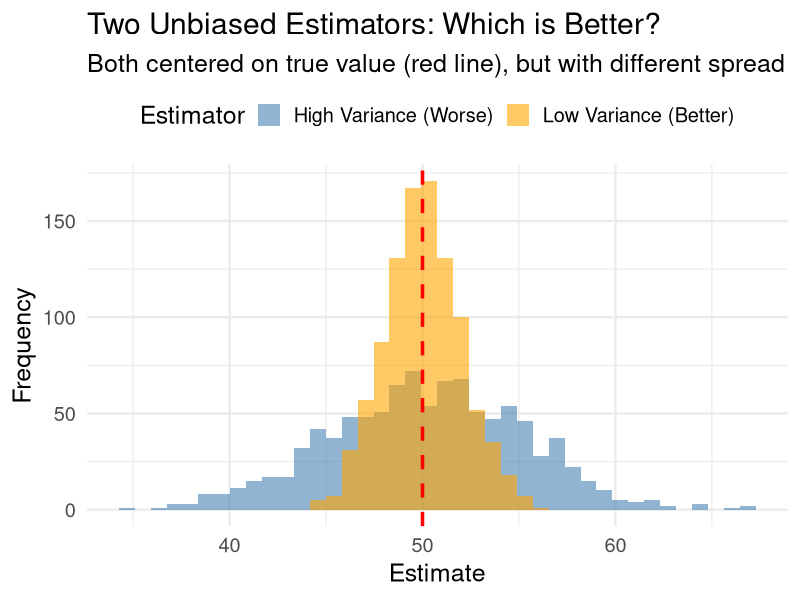
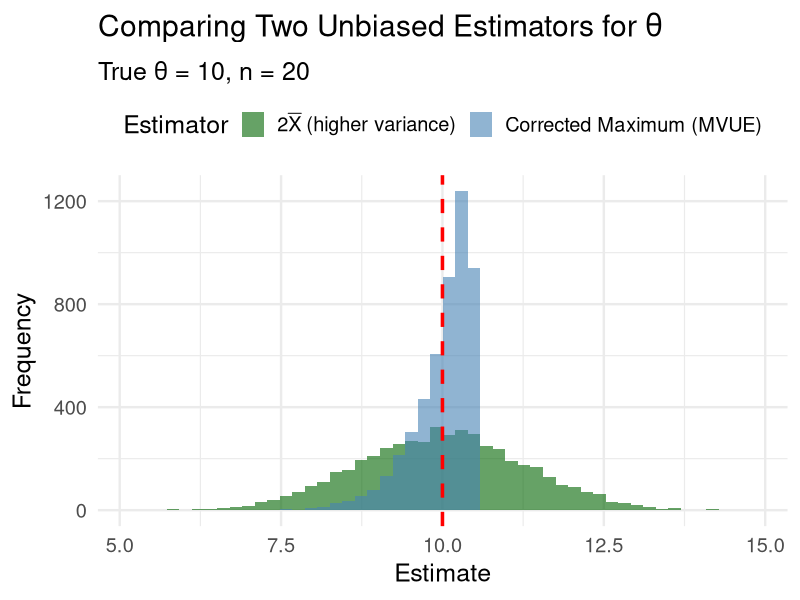
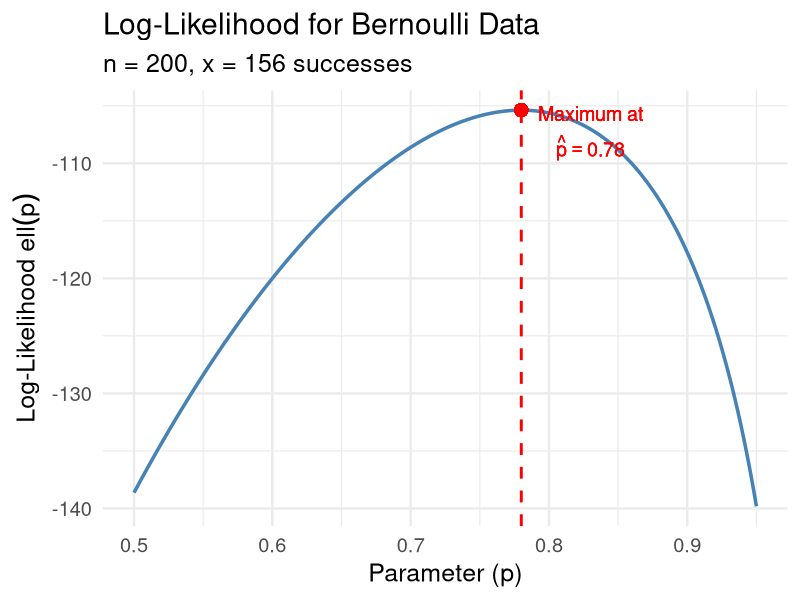
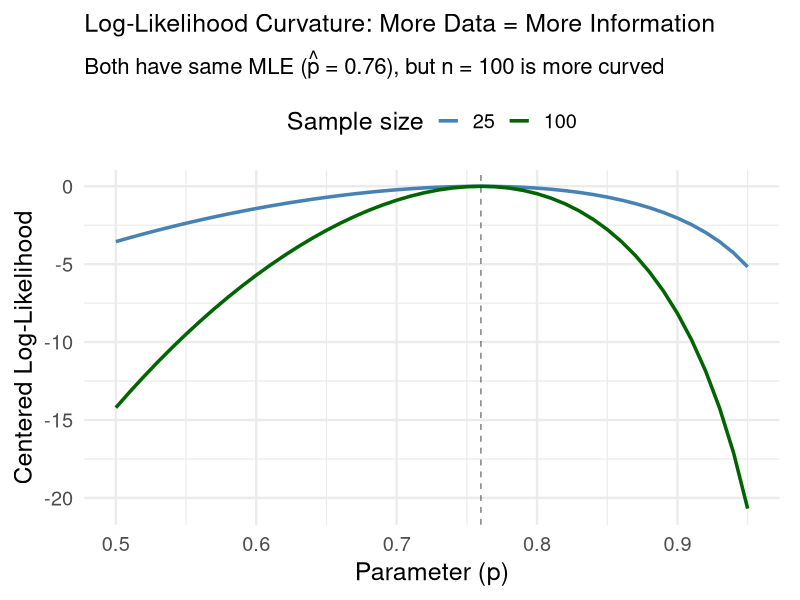
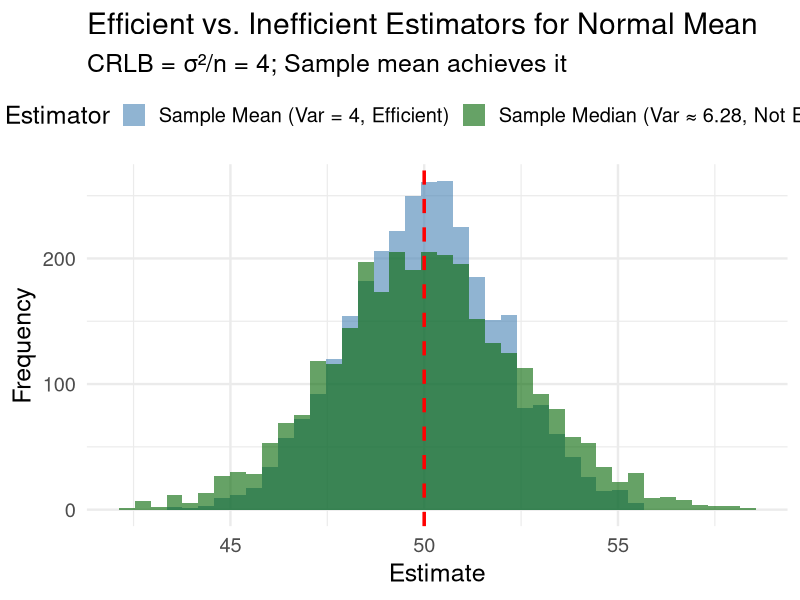

The R source for these figures, in order:
## ---- chunk 1
#| label: setup
#| include: false
library(tidyverse)
set.seed(42)
theme_set(theme_minimal(base_size = 18))
## ---- chunk 2
# Suppose 15 out of 20 patients respond
n <- 20; x <- 15
p_hat_A <- x / n
p_hat_B <- (x + 1) / (n + 2)
cat("Researcher A's estimate:", p_hat_A, "\n")
cat("Researcher B's estimate:", p_hat_B)
## ---- chunk 3
#| echo: false
#| fig-height: 5
set.seed(123)
true_mu <- 50

comparison_data <- tibble(
  estimator = rep(c("Low Variance (Better)", "High Variance (Worse)"), each = 1000),
  estimate = c(
    rnorm(1000, true_mu, 2),
    rnorm(1000, true_mu, 5)
  )
)

comparison_data |> 
  ggplot(aes(x = estimate, fill = estimator)) +
  geom_histogram(bins = 40, alpha = 0.6, position = "identity") +
  geom_vline(xintercept = true_mu, color = "red", linetype = "dashed", linewidth = 1.2) +
  labs(title = "Two Unbiased Estimators: Which is Better?",
       subtitle = "Both centered on true value (red line), but with different spread",
       x = "Estimate", y = "Frequency", fill = "Estimator") +
  scale_fill_manual(values = c("steelblue", "orange")) +
  theme(legend.position = "top")
## ---- chunk 4
#| code-line-numbers: "|1-3|5-12|14-19"
theta <- 10  # True upper bound
n <- 20
n_sims <- 5000

# Simulate both estimators
uniform_sim <- tibble(sim = 1:n_sims) |> 
  mutate(
    data = map(sim, \(s) runif(n, 0, theta)),
    theta_hat_1 = map_dbl(data, \(d) 2 * mean(d)),
    theta_hat_2 = map_dbl(data, \(d) (n + 1) / n * max(d))
  )

# Compare variances
uniform_sim |> 
  summarize(
    `Var(2*X̄)` = var(theta_hat_1),
    `Var(corrected max)` = var(theta_hat_2),
    `Theoretical Var(2*X̄)` = theta^2 / (3 * n),
    `Theoretical Var(corrected max)` = theta^2 / (n * (n + 2))
  ) |> 
  pivot_longer(everything()) |> 
  mutate(value = round(value, 4))
## ---- chunk 5
#| echo: false
#| fig-height: 5
uniform_sim |> 
  select(theta_hat_1, theta_hat_2) |> 
  pivot_longer(everything(), names_to = "Estimator", values_to = "Estimate") |> 
  mutate(Estimator = case_when(
    Estimator == "theta_hat_1" ~ "theta_hat_1",
    Estimator == "theta_hat_2" ~ "theta_hat_2"
  )) |> 
  ggplot(aes(x = Estimate, fill = Estimator)) +
  geom_histogram(bins = 50, alpha = 0.6, position = "identity") +
  geom_vline(xintercept = theta, color = "red", linetype = "dashed", linewidth = 1.2) +
  labs(title = expression(paste("Comparing Two Unbiased Estimators for ", theta)),
       subtitle = str_glue("True θ = {theta}, n = {n}"),
       x = "Estimate", y = "Frequency") +
  scale_fill_manual(
    values = c("theta_hat_1" = "darkgreen", "theta_hat_2" = "steelblue"),
    labels = c(
      "theta_hat_1" = expression(2*bar(X)~"(higher variance)"),
      "theta_hat_2" = expression("Corrected Maximum (MVUE)")
    )
  ) +
  theme(legend.position = "top")
## ---- chunk 6
#| echo: false
#| fig-height: 5
n <- 200
x <- 156

log_lik_data <- tibble(
  p = seq(0.5, 0.95, by = 0.001),
  log_likelihood = x * log(p) + (n - x) * log(1 - p)
)

mle_p <- x / n

# Calculate second derivative at MLE for curvature illustration
log_lik_data |> 
  ggplot(aes(x = p, y = log_likelihood)) +
  geom_line(color = "steelblue", linewidth = 1.2) +
  geom_vline(xintercept = mle_p, color = "red", linetype = "dashed", linewidth = 1) +
  geom_point(aes(x = mle_p, y = x * log(mle_p) + (n - x) * log(1 - mle_p)), 
             color = "red", size = 4) +
  labs(title = "Log-Likelihood for Bernoulli Data",
       subtitle = str_glue("n = {n}, x = {x} successes"),
       x = "Parameter (p)", 
       y = expression("Log-Likelihood "*ell(p))) +
  annotate("text", x = mle_p + 0.05, y = x * log(mle_p) + (n - x) * log(1 - mle_p) - 2,
           label = bquote(atop("Maximum at", hat(p) == .(mle_p))), 
           color = "red", size = 5, parse = FALSE)
## ---- chunk 7
#| echo: false
# Compare curvature for different sample sizes
bind_rows(
  tibble(n = 25, y = 19, p = seq(0.5, 0.95, 0.01)) |> 
    mutate(log_lik = y * log(p) + (n - y) * log(1 - p) - (y * log(y/n) + (n-y) * log(1-y/n))),
  tibble(n = 100, y = 76, p = seq(0.5, 0.95, 0.01)) |> 
    mutate(log_lik = y * log(p) + (n - y) * log(1 - p) - (y * log(y/n) + (n-y) * log(1-y/n)))
) |> 
  ggplot(aes(x = p, y = log_lik, color = factor(n))) +
  geom_line(linewidth = 1.2) +
  geom_vline(xintercept = 0.76, linetype = "dashed", alpha = 0.5) +
  labs(title = "Log-Likelihood Curvature: More Data = More Information",
       subtitle = expression("Both have same MLE ("*hat(p)*" = 0.76), but n = 100 is more curved"),
       x = "Parameter (p)", y = "Centered Log-Likelihood",
       color = "Sample size") +
  scale_color_manual(values = c("steelblue", "darkgreen")) +
  theme(legend.position = "top",
        plot.title = element_text(size = 18),
        plot.subtitle = element_text(size = 16),
        plot.margin = margin(10, 15, 10, 10))
## ---- chunk 8
#| echo: false
#| fig-height: 5
set.seed(123)
true_mu <- 50
sigma <- 10
n <- 25
n_sims <- 3000

# Compare sample mean (efficient) to sample median (inefficient)
efficiency_sim <- tibble(sim = 1:n_sims) |> 
  mutate(
    data = map(sim, \(s) rnorm(n, true_mu, sigma)),
    sample_mean = map_dbl(data, mean),
    sample_median = map_dbl(data, median)
  )

# Theoretical variances
var_mean <- sigma^2 / n  # = CRLB
var_median <- (pi/2) * sigma^2 / n  # approximately

efficiency_sim |> 
  select(sample_mean, sample_median) |> 
  pivot_longer(everything(), names_to = "Estimator", values_to = "Estimate") |> 
  mutate(Estimator = case_when(
    Estimator == "sample_mean" ~ str_glue("Sample Mean (Var = {round(var_mean, 2)}, Efficient)"),
    Estimator == "sample_median" ~ str_glue("Sample Median (Var ≈ {round(var_median, 2)}, Not Efficient)")
  )) |> 
  ggplot(aes(x = Estimate, fill = Estimator)) +
  geom_histogram(bins = 40, alpha = 0.6, position = "identity") +
  geom_vline(xintercept = true_mu, color = "red", linetype = "dashed", linewidth = 1.2) +
  labs(title = "Efficient vs. Inefficient Estimators for Normal Mean",
       subtitle = str_glue("CRLB = σ²/n = {round(var_mean, 2)}; Sample mean achieves it"),
       x = "Estimate", y = "Frequency") +
  scale_fill_manual(values = c("steelblue", "darkgreen")) +
  theme(legend.position = "top")
## ---- chunk 9
n <- 30
sigma_sq <- 100

# CRLB for μ
crlb <- sigma_sq / n

# Variance of sample mean
var_xbar <- sigma_sq / n

# Efficiency check
cat("CRLB for μ:", round(crlb, 3), "\n")
cat("Var(X̄):", round(var_xbar, 3), "\n")
cat("Is X̄ efficient?", var_xbar == crlb, "\n\n")

# Sample data
bp_data <- c(12.3, 8.7, 15.2, 10.1, 7.4, 14.8, 11.2, 9.5, 13.1, 16.2,
             8.1, 12.5, 10.8, 14.3, 11.7, 9.2, 15.0, 13.4, 7.9, 12.1,
             10.5, 8.3, 14.1, 11.5, 13.8, 9.8, 11.9, 12.7, 10.3, 14.6)

cat("MVUE of μ (sample mean):", round(mean(bp_data), 2), "mmHg\n")
cat("Standard Error:", round(sqrt(crlb), 2), "mmHg")
